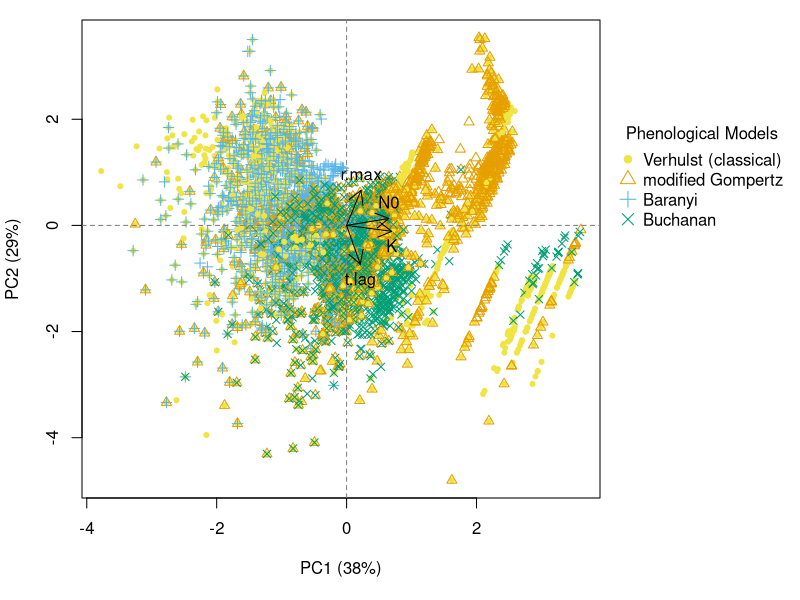

Source code (R):
#!/bin/env Rscript

# Author: PokMan Ho pok.ho19@imperial.ac.uk
# Script: Log_3.R
# Desc: Do any parameters facours any phenological model(s)?
# Input: ```Rscript Log_3.R```
# Output: 1. useful numbers for report (.txt); 2. clusterplot (.pdf)
# Arguments: 0
# Date: Nov 2019

## settings:
## a = raw data (data subset in slave scripts)
## a.~ = data.frames decending from raw data
## f.~ = functions
## v.~ = variables
## i~ = temporary variables

## library
cbp <- c("#000000", "#E69F00", "#56B4E9", "#009E73", "#0072B2", "#D55E00", "#CC79A7", "#e79f00", "#9ad0f3", "#F0E442", "#999999", "#cccccc", "#6633ff", "#00FFCC", "#0066cc")## colour-blind friendly palette

cat("PCA analysis on model parameters\n")
## input
a<-read.table("../data/Log_t1_daFa.txt", stringsAsFactors = F, header = F)
a<-a[which(!is.na(a[,2])),]
a[,dim(a)[2]+1]<-substr(tolower(a[,1]),1,2)
for(i in 1:dim(a)[1]){if(a[i,dim(a)[2]]=="mo"){a[i,dim(a)[2]]<-"go"}};rm(i) ## synchronize model abbreviation

a.pm<-a[which(a[,dim(a)[2]]!="cu"&a[,dim(a)[2]]!="qu"),] ## select for phenological models only
colnames(a.pm)=c("model", "dataset", "AIC", "N0", "K", "r.max", "t.lag", "abbr") ## rename df cols to more human-friendly

## PCA analysis on parameters
a.pca<-prcomp(log(a.pm[,4:7]), scale = T) ## PCA on dataframe of parameters
a.pcS<-summary(a.pca)

## PCA biplot and associated appearance modifications
pdf("../results/Log_PCA.pdf", width = 15)
par(mar=c(5.1,4.1,1,10))

## <https://www.benjaminbell.co.uk/2018/02/principal-components-analysis-pca-in-r.html>
# screeplot(a.pca,type = "l")
a.pm$symbol<-ifelse(a.pm$abbr=="ve",20,ifelse(a.pm$abbr=="go",2,ifelse(a.pm$abbr=="ba",3,4))) ## set biplot symbol type
a.pm$colour<-ifelse(a.pm$abbr=="ve",cbp[10],ifelse(a.pm$abbr=="go",cbp[2],ifelse(a.pm$abbr=="ba",cbp[3],cbp[4]))) ## set biplot colour types
plot(a.pca$x[,2]~a.pca$x[,1],
     xlab=paste0("PC1 (",round(a.pcS$importance[2],2)*100,"%)"),
     ylab=paste0("PC2 (",round(a.pcS$importance[5],2)*100,"%)"),
     pch=a.pm$symbol, col=a.pm$colour)
abline(v=0,lty=2, col="grey50") ## add vert ref
abline(h=0,lty=2, col="grey50") ## add hori ref

a.pcL<-a.pca$rotation[,1:2] ## magnify arrow size (risky)

arrows(x0 = 0, x1 = a.pcL[,1], y0 = 0, y1 = a.pcL[,2], col = cbp[1], length = .15)

a.pcT<-ifelse(a.pcL[,2]<0,1,3) ## label position
text(x=a.pcL[,1], y=a.pcL[,2], labels = row.names(a.pca$rotation), col = cbp[1], pos = a.pcT) ## plot labels

par(xpd=NA, cex=1)
## legend pos <https://stackoverflow.com/questions/3932038/plot-a-legend-outside-of-the-plotting-area-in-base-graphics>
## legend font size <https://stackoverflow.com/questions/36842119/change-font-size-in-legend/36842578>
legend(x=4.1, y=2, legend = c("Verhulst (classical)", "modified Gompertz", "Baranyi", "Buchanan"), title = "Phenological Models", pch = c(20,2:4), col = cbp[c(10,2:4)], pt.cex = 1.5, bty = "n") ## no legend frame <https://stackoverflow.com/questions/10108073/plot-legends-without-border-and-with-white-background>

dev.off()

## data export for report
a.expt<-c(round(a.pcS$importance[2],2)*100,round(a.pca$rotation[,1],2),round(a.pcS$importance[5],2)*100,round(a.pca$rotation[,2],2))
# a.expt<-round(c(a.pca$rotation[,1:2]),2)
write.table(a.expt, "../data/ttt_PCA.txt", quote = F, col.names = F, row.names = F)
